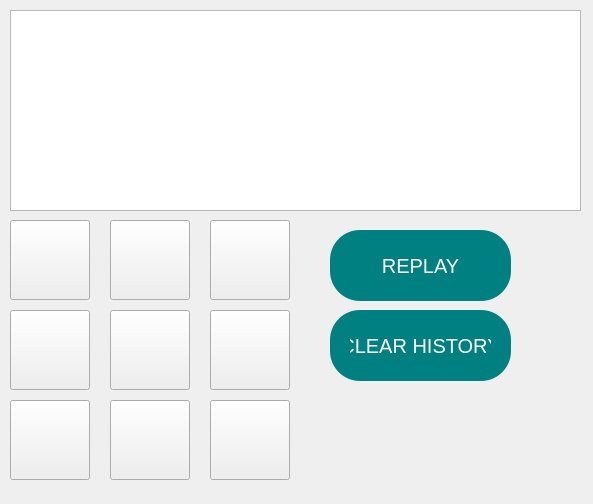
<?xml version="1.0" encoding="UTF-8"?>
<ui version="4.0">
 <class>historywindow</class>
 <widget class="QDialog" name="historywindow">
  <property name="geometry">
   <rect>
    <x>0</x>
    <y>0</y>
    <width>593</width>
    <height>504</height>
   </rect>
  </property>
  <property name="windowTitle">
   <string>Dialog</string>
  </property>
  <property name="styleSheet">
   <string notr="true">QDialog {
background-image: url(:/image/5599352.jpg);
background-position:center;
}</string>
  </property>
  <widget class="QPushButton" name="clearHistoryButton_2">
   <property name="geometry">
    <rect>
     <x>330</x>
     <y>310</y>
     <width>181</width>
     <height>71</height>
    </rect>
   </property>
   <property name="font">
    <font>
     <pointsize>-1</pointsize>
    </font>
   </property>
   <property name="cursor">
    <cursorShape>PointingHandCursor</cursorShape>
   </property>
   <property name="styleSheet">
    <string notr="true">QPushButton 
{ 
background-color: teal;
      color: white;
        font-size: 20px;
        border-radius: 30px;
        padding: 10px 20px
}</string>
   </property>
   <property name="text">
    <string>CLEAR HISTORY</string>
   </property>
  </widget>
  <widget class="QPushButton" name="replay_0_1">
   <property name="geometry">
    <rect>
     <x>110</x>
     <y>220</y>
     <width>80</width>
     <height>80</height>
    </rect>
   </property>
   <property name="font">
    <font>
     <pointsize>20</pointsize>
    </font>
   </property>
   <property name="text">
    <string/>
   </property>
  </widget>
  <widget class="QPushButton" name="replay_2_1">
   <property name="geometry">
    <rect>
     <x>110</x>
     <y>400</y>
     <width>80</width>
     <height>80</height>
    </rect>
   </property>
   <property name="font">
    <font>
     <pointsize>20</pointsize>
    </font>
   </property>
   <property name="text">
    <string/>
   </property>
  </widget>
  <widget class="QPushButton" name="replay_1_0">
   <property name="geometry">
    <rect>
     <x>10</x>
     <y>310</y>
     <width>80</width>
     <height>80</height>
    </rect>
   </property>
   <property name="font">
    <font>
     <pointsize>20</pointsize>
    </font>
   </property>
   <property name="text">
    <string/>
   </property>
  </widget>
  <widget class="QPushButton" name="replay_0_2">
   <property name="geometry">
    <rect>
     <x>210</x>
     <y>220</y>
     <width>80</width>
     <height>80</height>
    </rect>
   </property>
   <property name="font">
    <font>
     <pointsize>20</pointsize>
    </font>
   </property>
   <property name="text">
    <string/>
   </property>
  </widget>
  <widget class="QPushButton" name="replay_1_1">
   <property name="geometry">
    <rect>
     <x>110</x>
     <y>310</y>
     <width>80</width>
     <height>80</height>
    </rect>
   </property>
   <property name="font">
    <font>
     <pointsize>20</pointsize>
    </font>
   </property>
   <property name="text">
    <string/>
   </property>
  </widget>
  <widget class="QPushButton" name="replay_2_2">
   <property name="geometry">
    <rect>
     <x>210</x>
     <y>400</y>
     <width>80</width>
     <height>80</height>
    </rect>
   </property>
   <property name="font">
    <font>
     <pointsize>20</pointsize>
    </font>
   </property>
   <property name="text">
    <string/>
   </property>
  </widget>
  <widget class="QPushButton" name="replayButton">
   <property name="geometry">
    <rect>
     <x>330</x>
     <y>230</y>
     <width>181</width>
     <height>71</height>
    </rect>
   </property>
   <property name="font">
    <font>
     <pointsize>-1</pointsize>
    </font>
   </property>
   <property name="cursor">
    <cursorShape>PointingHandCursor</cursorShape>
   </property>
   <property name="styleSheet">
    <string notr="true">QPushButton 
{ 
background-color: teal;
      color: white;
        font-size: 20px;
        border-radius: 30px;
        padding: 10px 20px
}</string>
   </property>
   <property name="text">
    <string>REPLAY</string>
   </property>
  </widget>
  <widget class="QPushButton" name="replay_1_2">
   <property name="geometry">
    <rect>
     <x>210</x>
     <y>310</y>
     <width>80</width>
     <height>80</height>
    </rect>
   </property>
   <property name="font">
    <font>
     <pointsize>20</pointsize>
    </font>
   </property>
   <property name="text">
    <string/>
   </property>
  </widget>
  <widget class="QPushButton" name="replay_0_0">
   <property name="geometry">
    <rect>
     <x>10</x>
     <y>220</y>
     <width>80</width>
     <height>80</height>
    </rect>
   </property>
   <property name="font">
    <font>
     <pointsize>20</pointsize>
    </font>
   </property>
   <property name="text">
    <string/>
   </property>
  </widget>
  <widget class="QPushButton" name="replay_2_0">
   <property name="geometry">
    <rect>
     <x>10</x>
     <y>400</y>
     <width>80</width>
     <height>80</height>
    </rect>
   </property>
   <property name="font">
    <font>
     <pointsize>20</pointsize>
    </font>
   </property>
   <property name="text">
    <string/>
   </property>
  </widget>
  <widget class="QListWidget" name="historyList">
   <property name="geometry">
    <rect>
     <x>10</x>
     <y>10</y>
     <width>571</width>
     <height>201</height>
    </rect>
   </property>
   <property name="font">
    <font>
     <pointsize>12</pointsize>
    </font>
   </property>
  </widget>
 </widget>
 <resources/>
 <connections/>
</ui>
